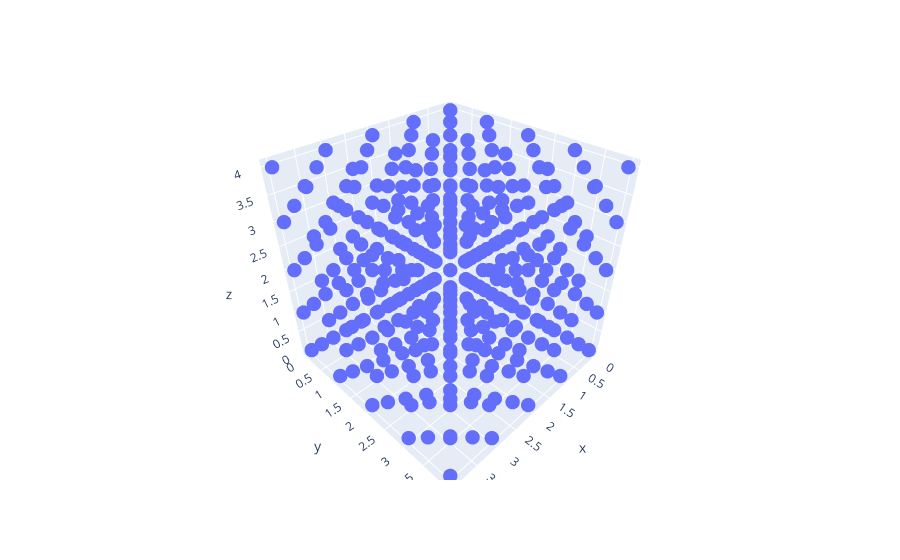

Notebook cell for this chart:
### Code cell
fig = px.scatter_3d(x = d3_lattice[:,0],
                    y = d3_lattice[:,1],
                    z = d3_lattice[:,2])
#              range_x = (-0.1,1.1),
#              range_y = (-0.1,1.1),
#              range_z = (-0.1,1.1))

fig.update_traces(marker_size = 5)
fig.show()

### Figure 1 — Plotly figure (JSON) as saved in the notebook; plotly's stock layout.template omitted (floating-point values rounded to 4 significant figures; data arrays with more than 128 entries replaced by an {"elided": "..."} marker saying what was removed)
{"data": [{"hovertemplate": "x=%{x}<br>y=%{y}<br>z=%{z}<extra></extra>", "legendgroup": "", "marker": {"color": "#636efa", "size": 5, "symbol": "circle"}, "mode": "markers", "name": "", "scene": "scene", "showlegend": false, "type": "scatter3d", "x": {"elided": "365 float values"}, "y": {"elided": "365 float values"}, "z": {"elided": "365 float values"}}], "layout": {"legend": {"tracegroupgap": 0}, "margin": {"t": 60}, "scene": {"domain": {"x": [0, 1], "y": [0, 1]}, "xaxis": {"title": {"text": "x"}}, "yaxis": {"title": {"text": "y"}}, "zaxis": {"title": {"text": "z"}}}}}
